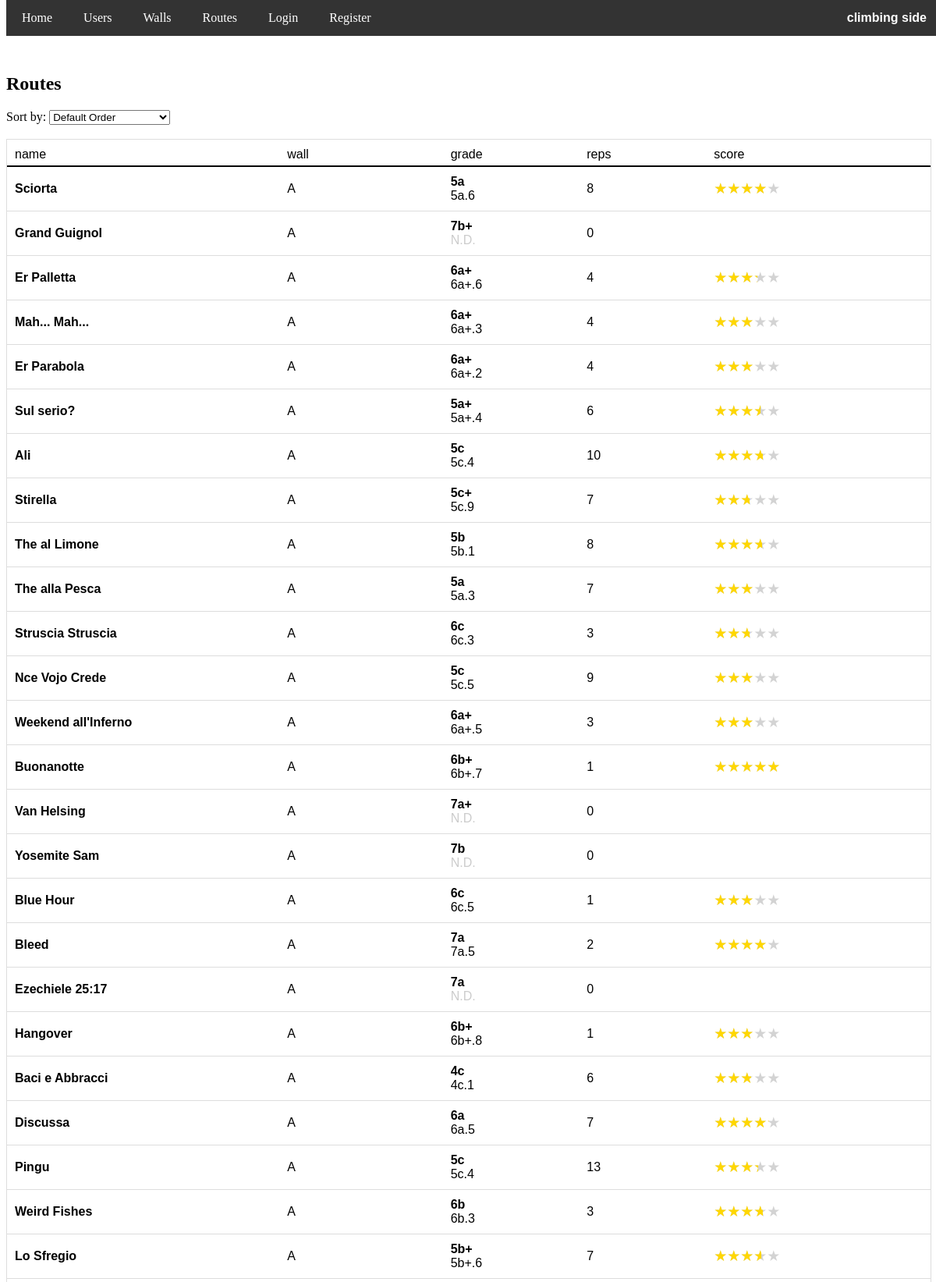
/routes (upper part), run on the app's committed database.
### app/models.py (models this page shows, shortened)
class Route(db.Model):
    id = db.Column(db.Integer, primary_key=True)
    name = db.Column(db.String(100), nullable=False)
    grade = db.Column(db.String(3), nullable=False)
    wall_id = db.Column(db.Integer, db.ForeignKey('wall.id'), nullable=False)
    image_file = db.Column(db.String(255), nullable=True)

### app/routes.py (the view)
@routes.route('/routes')
def routes_list():
    sort_order = request.args.get('sort', 'default')
    base_query = db.session.query(
        Route,
        func.count(user_route.c.route_id).label('repetitions'),
        func.coalesce(func.avg(user_route.c.score), 0).label('avg_score'),
        func.coalesce(func.avg(user_route.c.proposed_grade), -1).label('avg_proposed_grade')
    ).outerjoin(user_route, Route.id == user_route.c.route_id) \
     .group_by(Route.id)
    if sort_order == 'asc':
        routes = base_query.order_by(Route.grade).all()
    elif sort_order == 'desc':
        routes = base_query.order_by(desc(Route.grade)).all()
    elif sort_order == 'repetitions':
        routes = base_query.order_by(func.count(user_route.c.route_id).desc()).all()
    elif sort_order == 'avg_score':
        routes = base_query.order_by(func.coalesce(func.avg(user_route.c.score), 0).desc()).all()
    elif sort_order == 'alph':
        routes = base_query.order_by(func.lower(Route.name)).all()
    else:
        routes = base_query.order_by(Route.id).all()
    routes_list = []
    for route, repetitions, avg_score, avg_proposed_grade in routes:
        user_has_done = False
        if current_user.is_authenticated:
            user_has_done = db.session.query(user_route).filter_by(
                user_id=current_user.id,
                route_id=route.id
            ).count() > 0
        route_data = {
            'id': route.id,
            'name': route.name,
            'wall_id': route.wall_id,
            'wall': route.wall.name,
            'grade': route.grade,
            'repetitions': repetitions,
            'avg_score': avg_score,
            'avg_proposed_grade': display_grade_backend(avg_proposed_grade),
            'done': user_has_done
        }
        routes_list.append(route_data)
    allroutes = Route.query.all()
    nroutes=len(allroutes)
    grades = [route.grade for route in allroutes]
    french_grades = [
    "4a", "4a+", "4b", "4b+", "4c", "4c+",
    "5a", "5a+", "5b", "5b+", "5c", "5c+",
    "6a", "6a+", "6b", "6b+", "6c", "6c+",
    "7a", "7a+", "7b", "7b+", "7c", "7c+",
    "8a", "8a+", "8b", "8b+", "8c", "8c+",
    "9a", "9a+", "9b", "9b+", "9c"
    ]
    grade_frequencies = dict(Counter(grades))
    grade_distribution = {grade: grade_frequencies.get(grade, 0) for grade in french_grades}
    return render_template('routes/routes_list.html', routes=routes_list, sort_order=sort_order, grade_distribution=grade_distribution, nroutes=nroutes)

### app/templates/routes/routes_list.html (shortened to what this page needs)
<!DOCTYPE html>
<html lang="en">
<head>
    <link rel="stylesheet" href="{{ url_for('static', filename='styles.css') }}">
</head>
<body>
    {% if current_user.is_authenticated %}
        <div class="navbar" id="myNavbar">
            <span class="navbar-right"><b>climbing side</b></span>
            <a href="{{ url_for('home.homepage') }}">Home</a>
            <a href="{{ url_for('users.users_list') }}">Users</a>
            <a href="{{ url_for('routes.walls_list') }}">Walls</a>
            <a href="{{ url_for('routes.routes_list') }}">Routes</a>
            <a href="{{ url_for('users.user_page', user_id=current_user.id) }}">Profile</a>
            <a href="{{ url_for('users.logout') }}" onclick="return confirmLogout()" >Logout</a>
            <a href="javascript:void(0);" class="icon" onclick="toggleMenu()">&#9776;</a>
        </div>
    {% else %}
        <div class="navbar" id="myNavbar">
            <span class="navbar-right"><b>climbing side</b></span>
            <a href="{{ url_for('home.homepage') }}">Home</a>
            <a href="{{ url_for('users.users_list') }}">Users</a>
            <a href="{{ url_for('routes.walls_list') }}">Walls</a>
            <a href="{{ url_for('routes.routes_list') }}">Routes</a>
            <a href="{{ url_for('users.login') }}" >Login</a>
            <a href="{{ url_for('users.register') }}" >Register</a>
        </div>
    {% endif %}
    <br>
    <br>
    <div class="content">
    <h2>Routes</h2>
    <div>
        <label for="sort">Sort by:</label>
        <select id="sort" name="sort" onchange="window.location.href = '?sort=' + this.value;">
            <option value="default" {% if sort_order == 'default' %}selected{% endif %}>Default Order</option>
        </select>
    </div>
    <br>
    {% if routes %}
        <div class="table" style="font-family: Verdana, sans-serif;">
            <div class="row" style="border-bottom: 2px solid black; padding-bottom: 5px;">
                <span style="flex-basis: 28%;"> name </span>
                <span style="flex-basis: 2%;"> </span>
                <span style="flex-basis: 18%;"> wall </span>
                <span style="flex-basis: 15%;"> grade </span>
                <span style="flex-basis: 14%;"> reps </span>
                <span style="flex-basis: 23%;"> score </span>
            </div>
            {% for route in routes %}
                <div class="row" style = "display: flex; align-items: center; {% if route.done %} background-color: rgba(255, 240, 0, 0.4); {% endif %} ">
                    <a href="{{ url_for('routes.route_page', route_id=route.id) }}" class="link6" style="flex-basis: 28%; overflow-wrap: anywhere; word-break: normal;"><strong>{{ route.name }} </strong></a>
                    <a href="{{ url_for('routes.wall_page', wall_id=route.wall_id) }}" class="link6" style="flex-basis: 18%; font-weight: normal;">{{ route.wall }} </a>
                    <span style="flex-basis: 15%;"> <strong>{{ route.grade }}</strong> <br> <normal style="color: {{ '#ccc' if route.avg_proposed_grade=='N.D.' else 'black' }};">{{ route.avg_proposed_grade }}</normal> </span>
                    <span style="flex-basis: 14%;"> {{ route.repetitions }} </span>
                    {% if route.avg_score != 0 %}
                        <span style="flex-basis: 23%;"> <span id="{{ route.id}}" class="star-container" style="--filled-star-width: {{route.avg_score *100/5}}%">★★★★★</span> </span>
                    {% else %}
                        <span style="flex-basis: 23%;"> </span>
                    {% endif %}
                </div>
            {% endfor %}
        </div>
    {% else %}
        <p>No Routes found.</p>
    {% endif %}
    <br>
    <br>
    <br>
    <br>
    <br>
    <br>
    <br>
    <br>
    <br>
    <br>
    <br>
    </div>
</body>
</html>

### app/static/styles.css (style rules this page uses)
.link6 { color: black; font-weight: bold; text-decoration: none; }
.navbar { background-color: #333; overflow: hidden; position: fixed; top: 0; width: 100%; z-index: 9999; }
.navbar a { float: left; display: block; color: white; text-align: center; padding: 14px 20px; text-decoration: none; }
.navbar-right { float: right; color: white; padding: 14px 20px; text-align: center; font-family: Verdana, sans-serif; }
.content { padding-top: 30px; }
.star-container { position: relative; display: inline-block; font-size: 19px; color: lightgray; }
.star-container::before { content: '★★★★★'; position: absolute; top: 0; left: 0; width: var(--filled-star-width, 0%); color: gold; overflow: hidden; }

### app/templates/routes/routes_list.html (style rules this page uses)
.table { display: flex; flex-direction: column; width: 100%; border: 1px solid #ddd; }
.row { display: flex; padding: 10px; border-bottom: 1px solid #ddd; }
.row a { flex-basis: 25%; }
.row span { flex-basis: 20%; text-align: left; }

### data on the page
Route: name "Sciorta", wall "A", grade "5a", avg_proposed_grade "5a.6", repetitions "8", {{ route.avg_score *100/5 }} 80.0 (drawn)
Route: name "Grand Guignol", wall "A", grade "7b+", avg_proposed_grade "N.D.", repetitions "0"
Route: name "Er Palletta", wall "A", grade "6a+", avg_proposed_grade "6a+.6", repetitions "4", {{ route.avg_score *100/5 }} 65.0 (drawn)
Route: name "Mah... Mah...", wall "A", grade "6a+", avg_proposed_grade "6a+.3", repetitions "4", {{ route.avg_score *100/5 }} 60.0 (drawn)
Route: name "Er Parabola", wall "A", grade "6a+", avg_proposed_grade "6a+.2", repetitions "4", {{ route.avg_score *100/5 }} 60.0 (drawn)
Route: name "Sul serio?", wall "A", grade "5a+", avg_proposed_grade "5a+.4", repetitions "6", {{ route.avg_score *100/5 }} 70.0 (drawn)
Route: name "Ali", wall "A", grade "5c", avg_proposed_grade "5c.4", repetitions "10", {{ route.id }} 7 (drawn)
Route: name "Stirella", wall "A", grade "5c+", avg_proposed_grade "5c.9", repetitions "7", {{ route.avg_score *100/5 }} 54.28571428571429 (drawn)
Route: name "The al Limone", wall "A", grade "5b", avg_proposed_grade "5b.1", repetitions "8", {{ route.avg_score *100/5 }} 72.5 (drawn)
Route: name "The alla Pesca", wall "A", grade "5a", avg_proposed_grade "5a.3", repetitions "7", {{ route.avg_score *100/5 }} 60.0 (drawn)
Route: name "Struscia Struscia", wall "A", grade "6c", avg_proposed_grade "6c.3", repetitions "3", {{ route.avg_score *100/5 }} 53.33333333333333 (drawn)
Route: name "Nce Vojo Crede", wall "A", grade "5c", avg_proposed_grade "5c.5", repetitions "9", {{ route.avg_score *100/5 }} 60.0 (drawn)
Route: name "Weekend all'Inferno", wall "A", grade "6a+", avg_proposed_grade "6a+.5", repetitions "3", {{ route.avg_score *100/5 }} 60.0 (drawn)
Route: name "Buonanotte", wall "A", grade "6b+", avg_proposed_grade "6b+.7", repetitions "1", {{ route.avg_score *100/5 }} 100.0 (drawn)
Route: name "Van Helsing", wall "A", grade "7a+", avg_proposed_grade "N.D.", repetitions "0"
Route: name "Yosemite Sam", wall "A", grade "7b", avg_proposed_grade "N.D.", repetitions "0"
Route: name "Blue Hour", wall "A", grade "6c", avg_proposed_grade "6c.5", repetitions "1", {{ route.avg_score *100/5 }} 60.0 (drawn)
Route: name "Bleed", wall "A", grade "7a", avg_proposed_grade "7a.5", repetitions "2", {{ route.avg_score *100/5 }} 80.0 (drawn)
Route: name "Ezechiele 25:17", wall "A", grade "7a", avg_proposed_grade "N.D.", repetitions "0"
Route: name "Hangover", wall "A", grade "6b+", avg_proposed_grade "6b+.8", repetitions "1", {{ route.avg_score *100/5 }} 60.0 (drawn)
Route: name "Baci e Abbracci", wall "A", grade "4c", avg_proposed_grade "4c.1", repetitions "6", {{ route.avg_score *100/5 }} 56.66666666666667 (drawn)
Route: name "Discussa", wall "A", grade "6a", avg_proposed_grade "6a.5", repetitions "7", {{ route.avg_score *100/5 }} 82.85714285714286 (drawn)
Route: name "Pingu", wall "A", grade "5c", avg_proposed_grade "5c.4", repetitions "13", {{ route.avg_score *100/5 }} 66.15384615384616 (drawn)
Route: name "Weird Fishes", wall "A", grade "6b", avg_proposed_grade "6b.3", repetitions "3", {{ route.avg_score *100/5 }} 73.33333333333333 (drawn)
Route: name "Lo Sfregio", wall "A", grade "5b+", avg_proposed_grade "5b+.6", repetitions "7", {{ route.avg_score *100/5 }} 71.42857142857143 (drawn)
